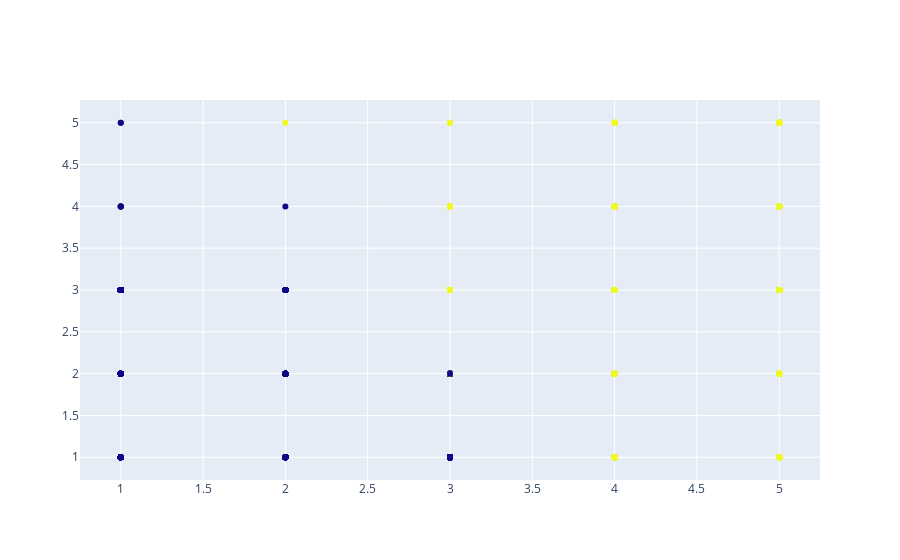

Notebook cell for this chart:
### Code cell
# RFM KMeans clustering - 2D plot - 2 clusters

fig = go.Figure()
fig.add_trace(go.Scatter(x = df_RFM['recency_score'], y = df_RFM['frequency_score'], mode = 'markers',
                         marker = dict(color = RFM_Kmeans.labels_.astype(np.float)), text = labels))

fig.show()

### Figure 1 — Plotly figure (JSON) as saved in the notebook; plotly's stock layout.template omitted (floating-point values rounded to 4 significant figures; data arrays with more than 128 entries replaced by an {"elided": "..."} marker saying what was removed)
{"data": [{"marker": {"color": {"elided": "4362 int values"}}, "mode": "markers", "text": {"elided": "4362 int values"}, "type": "scatter", "x": {"elided": "4362 int values"}, "y": {"elided": "4362 int values"}}], "layout": {"xaxis": {"autorange": true, "range": [0.7429, 5.257], "type": "linear"}, "yaxis": {"autorange": true, "range": [0.707, 5.293], "type": "linear"}}}
